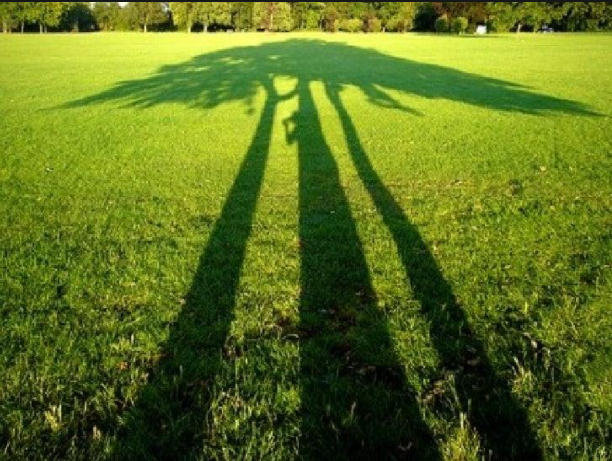
#> input picture classical_IP/input.jpg, 612 x 461 px, found by its file name
$ python main.py
#> lines starting #> are read from the running program, lines starting #| are printed output that depends on the picture; after the words box and inside, x2 and y2 are one past the last pixel; in counts of white or black regions, pixels touching at a corner belong together
import cv2
import numpy as np

def retinex_stable(image_path):
    img = cv2.imread(image_path)
#> img is the input picture: shape (461, 612, 3); mean B, G, R 30.7, 113.4, 93.5
    if img is None:
        print("Error loading image")
        return None, None, None

    # Convert to LAB
    lab = cv2.cvtColor(img, cv2.COLOR_BGR2LAB)
#> lab: shape (461, 612, 3); mean of channels 0, 1, 2 111.3, 109, 166.9
    l, a, b = cv2.split(lab)
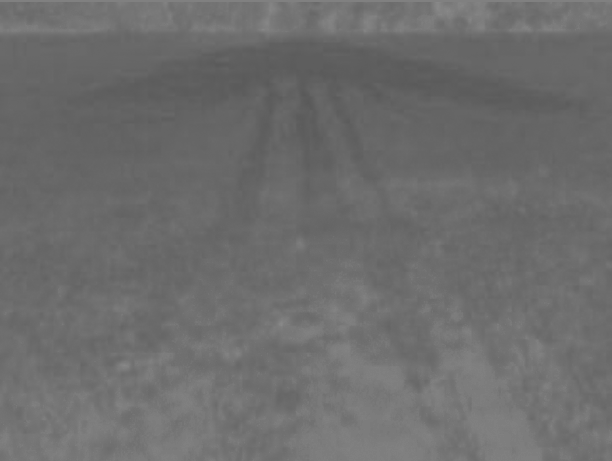
#> a: shape (461, 612); min 89, max 137, mean 109
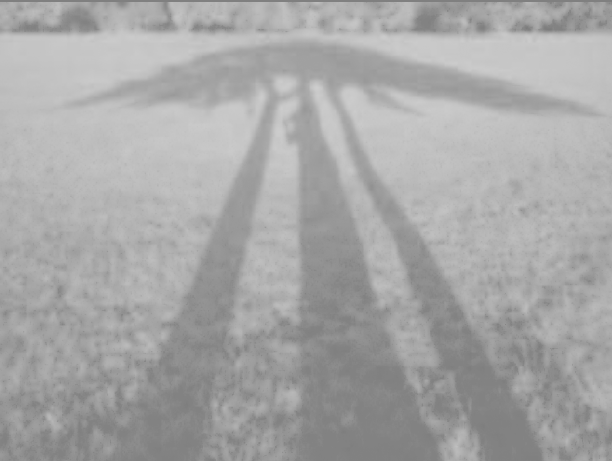
#> b: shape (461, 612); min 124, max 205, mean 166.9

    l_float = l.astype(np.float32) + 1.0

    # -------- RETINEX --------
    log_l = np.log(l_float)

    blur = cv2.GaussianBlur(log_l, (101, 101), 0)
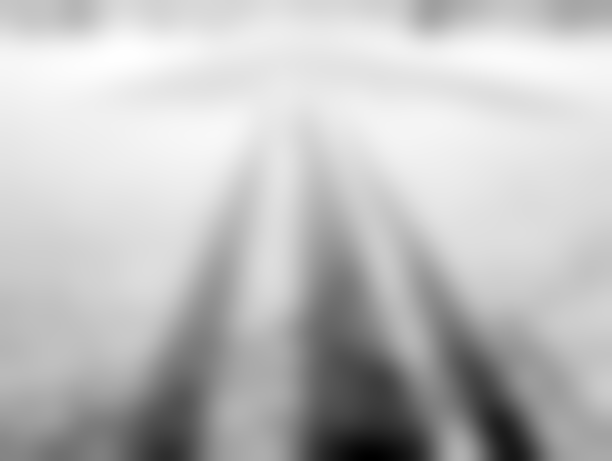
#> blur: shape (461, 612) float32; min 1.62, max 5.37, mean 4.44; drawn with min black and max white

    retinex = log_l - blur

    # -------- CONTROL NORMALIZATION --------
    # Instead of full normalization, scale gently
    retinex = (retinex - np.mean(retinex)) * 30 + 128
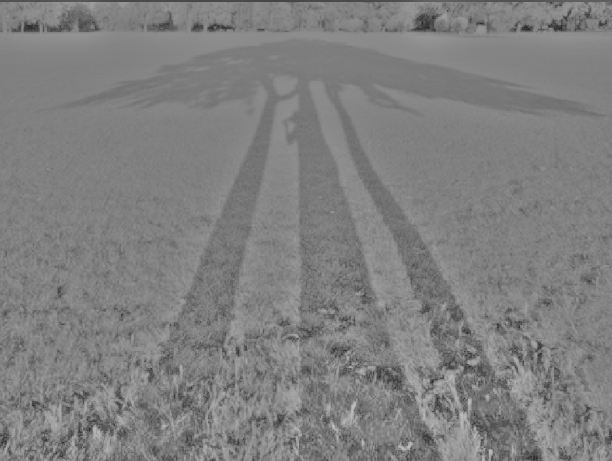
#> retinex: shape (461, 612) float32; min 26.63, max 192.8, mean 128

    retinex = np.clip(retinex, 0, 255).astype(np.uint8)

    # -------- SHADOW MASK --------
    _, mask = cv2.threshold(
        l, 0, 255, cv2.THRESH_BINARY_INV + cv2.THRESH_OTSU
    )
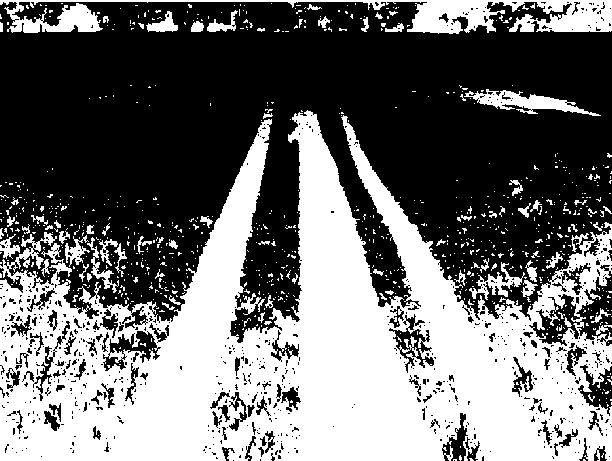
#> mask: shape (461, 612); 43.5% white; 864 white regions (788 under 20 px), largest, box (x1, y1, x2, y2) and area: (0, 110, 612, 461) 106019, (0, 0, 612, 34) 7258, (464, 89, 601, 116) 1350

    kernel = np.ones((5,5), np.uint8)
    mask = cv2.morphologyEx(mask, cv2.MORPH_OPEN, kernel)
#> mask: shape (461, 612); 35.7% white; 94 white regions (4 under 20 px), largest, box (x1, y1, x2, y2) and area: (0, 115, 612, 461) 85465, (413, 0, 488, 33) 1777, (548, 0, 612, 32) 1409
    mask = cv2.GaussianBlur(mask, (21,21), 0)

    # -------- SOFT BLENDING --------
    mask_f = mask.astype(np.float32) / 255.0

    # Reduce strength (VERY IMPORTANT)
    alpha = 0.6 # try 0.3–0.6

    l_final = (l * (1 - mask_f) +
               (alpha * retinex + (1 - alpha) * l) * mask_f)
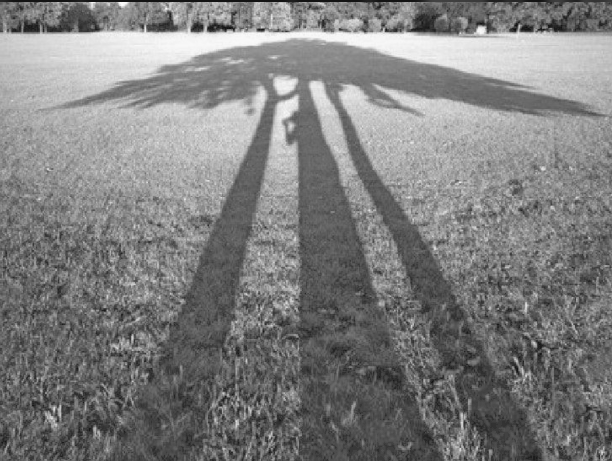
#> l_final: shape (461, 612) float64; min 13.99, max 253, mean 127.3

    l_final = l_final.astype(np.uint8)

    # Merge back
    lab_final = cv2.merge((l_final, a, b))
#> lab_final: shape (461, 612, 3); mean of channels 0, 1, 2 127, 109, 166.9
    result = cv2.cvtColor(lab_final, cv2.COLOR_LAB2BGR)
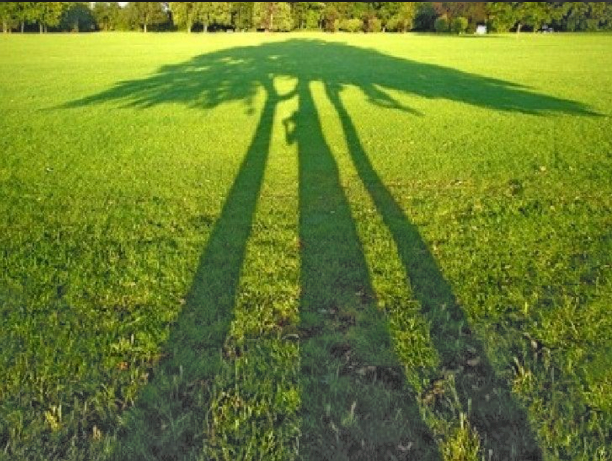
#> result: shape (461, 612, 3); mean B, G, R 44.7, 127.5, 107.5

    return img, mask, result


# RUN
input_path = r"C:\college\2nd YEAR_SEM-4\IP\CP\v2\input.jpg"

original, mask, output = retinex_stable(input_path)

if original is not None:
    cv2.imshow("Original", original)
    cv2.imshow("Mask", mask)
    cv2.imshow("Final Output", output)

    cv2.imwrite("retinex_final.jpg", output)

    cv2.waitKey(0)
    cv2.destroyAllWindows()
